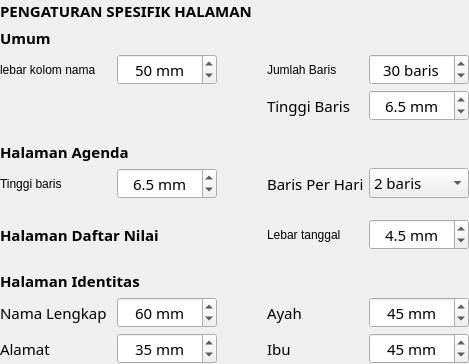
       <widget class="QWidget" name="widget_5" native="true">
        <layout class="QGridLayout" name="gridLayout_4">
         <property name="leftMargin">
          <number>0</number>
         </property>
         <property name="topMargin">
          <number>0</number>
         </property>
         <property name="rightMargin">
          <number>0</number>
         </property>
         <property name="bottomMargin">
          <number>0</number>
         </property>
         <property name="spacing">
          <number>5</number>
         </property>
         <item row="13" column="5">
          <widget class="QSpinBox" name="spin_ibu">
           <property name="minimumSize">
            <size>
             <width>100</width>
             <height>24</height>
            </size>
           </property>
           <property name="maximumSize">
            <size>
             <width>100</width>
             <height>16777215</height>
            </size>
           </property>
           <property name="font">
            <font>
             <family>Aptos Narrow</family>
             <pointsize>11</pointsize>
            </font>
           </property>
           <property name="alignment">
            <set>Qt::AlignCenter</set>
           </property>
           <property name="suffix">
            <string> mm</string>
           </property>
           <property name="minimum">
            <number>30</number>
           </property>
           <property name="singleStep">
            <number>1</number>
           </property>
           <property name="value">
            <number>45</number>
           </property>
          </widget>
         </item>
         <item row="2" column="0">
          <widget class="QLabel" name="label_2">
           <property name="sizePolicy">
            <sizepolicy hsizetype="Expanding" vsizetype="Preferred">
             <horstretch>0</horstretch>
             <verstretch>0</verstretch>
            </sizepolicy>
           </property>
           <property name="text">
            <string>lebar kolom nama</string>
           </property>
          </widget>
         </item>
         <item row="1" column="0">
          <widget class="QLabel" name="label_26">
           <property name="font">
            <font>
             <family>Aptos Narrow</family>
             <pointsize>11</pointsize>
             <weight>75</weight>
             <bold>true</bold>
            </font>
           </property>
           <property name="text">
            <string>Umum</string>
           </property>
          </widget>
         </item>
         <item row="6" column="5">
          <widget class="QComboBox" name="cbo_baris_agenda">
           <property name="minimumSize">
            <size>
             <width>100</width>
             <height>24</height>
            </size>
           </property>
           <property name="maximumSize">
            <size>
             <width>100</width>
             <height>16777215</height>
            </size>
           </property>
           <property name="font">
            <font>
             <family>Aptos Narrow</family>
             <pointsize>11</pointsize>
            </font>
           </property>
           <property name="toolTip">
            <string>jumlah baris tiap hari</string>
           </property>
           <item>
            <property name="text">
             <string>2 baris</string>
            </property>
           </item>
           <item>
            <property name="text">
             <string>3 baris</string>
            </property>
           </item>
          </widget>
         </item>
         <item row="6" column="0">
          <widget class="QLabel" name="label_4">
           <property name="text">
            <string>Tinggi baris</string>
           </property>
           <property name="alignment">
            <set>Qt::AlignLeading|Qt::AlignLeft|Qt::AlignVCenter</set>
           </property>
          </widget>
         </item>
         <item row="6" column="4">
          <widget class="QLabel" name="label_15">
           <property name="font">
            <font>
             <family>Aptos Narrow</family>
             <pointsize>11</pointsize>
            </font>
           </property>
           <property name="text">
            <string>Baris Per Hari</string>
           </property>
          </widget>
         </item>
         <item row="6" column="3">
          <spacer name="horizontalSpacer_6">
           <property name="orientation">
            <enum>Qt::Horizontal</enum>
           </property>
           <property name="sizeType">
            <enum>QSizePolicy::Fixed</enum>
           </property>
           <property name="sizeHint" stdset="0">
            <size>
             <width>40</width>
             <height>20</height>
            </size>
           </property>
          </spacer>
         </item>
         <item row="6" column="2">
          <widget class="QDoubleSpinBox" name="spin_tinggi_baris_agenda">
           <property name="minimumSize">
            <size>
             <width>100</width>
             <height>24</height>
            </size>
           </property>
           <property name="maximumSize">
            <size>
             <width>100</width>
             <height>16777215</height>
            </size>
           </property>
           <property name="font">
            <font>
             <family>Aptos Narrow</family>
             <pointsize>11</pointsize>
            </font>
           </property>
           <property name="alignment">
            <set>Qt::AlignCenter</set>
           </property>
           <property name="prefix">
            <string/>
           </property>
           <property name="suffix">
            <string> mm</string>
           </property>
           <property name="decimals">
            <number>1</number>
           </property>
           <property name="singleStep">
            <double>0.100000000000000</double>
           </property>
           <property name="value">
            <double>6.500000000000000</double>
           </property>
          </widget>
         </item>
         <item row="5" column="0" colspan="3">
          <widget class="QLabel" name="label_25">
           <property name="font">
            <font>
             <family>Aptos Narrow</family>
             <pointsize>11</pointsize>
             <weight>75</weight>
             <bold>true</bold>
            </font>
           </property>
           <property name="text">
            <string>Halaman Agenda</string>
           </property>
          </widget>
         </item>
         <item row="7" column="0">
          <spacer name="verticalSpacer_3">
           <property name="font">
            <font>
             <family>Aptos Narrow</family>
             <pointsize>11</pointsize>
            </font>
           </property>
           <property name="orientation">
            <enum>Qt::Vertical</enum>
           </property>
           <property name="sizeType">
            <enum>QSizePolicy::Fixed</enum>
           </property>
           <property name="sizeHint" stdset="0">
            <size>
             <width>20</width>
             <height>15</height>
            </size>
           </property>
          </spacer>
         </item>
         <item row="4" column="0">
          <spacer name="verticalSpacer_4">
           <property name="font">
            <font>
             <family>Aptos Narrow</family>
             <pointsize>11</pointsize>
            </font>
           </property>
           <property name="orientation">
            <enum>Qt::Vertical</enum>
           </property>
           <property name="sizeType">
            <enum>QSizePolicy::Fixed</enum>
           </property>
           <property name="sizeHint" stdset="0">
            <size>
             <width>20</width>
             <height>15</height>
            </size>
           </property>
          </spacer>
         </item>
         <item row="13" column="4">
          <widget class="QLabel" name="label_22">
           <property name="font">
            <font>
             <family>Aptos Narrow</family>
             <pointsize>11</pointsize>
            </font>
           </property>
           <property name="text">
            <string>Ibu</string>
           </property>
          </widget>
         </item>
         <item row="12" column="5">
          <widget class="QSpinBox" name="spin_ayah">
           <property name="minimumSize">
            <size>
             <width>100</width>
             <height>24</height>
            </size>
           </property>
           <property name="maximumSize">
            <size>
             <width>100</width>
             <height>16777215</height>
            </size>
           </property>
           <property name="font">
            <font>
             <family>Aptos Narrow</family>
             <pointsize>11</pointsize>
            </font>
           </property>
           <property name="alignment">
            <set>Qt::AlignCenter</set>
           </property>
           <property name="suffix">
            <string> mm</string>
           </property>
           <property name="minimum">
            <number>30</number>
           </property>
           <property name="singleStep">
            <number>1</number>
           </property>
           <property name="value">
            <number>45</number>
           </property>
          </widget>
         </item>
         <item row="12" column="2">
          <widget class="QSpinBox" name="spin_kolom_nama_lengkap">
           <property name="minimumSize">
            <size>
             <width>100</width>
             <height>24</height>
            </size>
           </property>
           <property name="maximumSize">
            <size>
             <width>100</width>
             <height>16777215</height>
            </size>
           </property>
           <property name="font">
            <font>
             <family>Aptos Narrow</family>
             <pointsize>11</pointsize>
            </font>
           </property>
           <property name="alignment">
            <set>Qt::AlignCenter</set>
           </property>
           <property name="suffix">
            <string> mm</string>
           </property>
           <property name="minimum">
            <number>0</number>
           </property>
           <property name="singleStep">
            <number>1</number>
           </property>
           <property name="value">
            <number>60</number>
           </property>
          </widget>
         </item>
         <item row="0" column="0" colspan="5">
          <widget class="QLabel" name="label_14">
           <property name="font">
            <font>
             <family>Aptos Narrow</family>
             <pointsize>11</pointsize>
             <weight>75</weight>
             <bold>true</bold>
            </font>
           </property>
           <property name="text">
            <string>PENGATURAN SPESIFIK HALAMAN</string>
           </property>
          </widget>
         </item>
         <item row="3" column="5">
          <widget class="QDoubleSpinBox" name="spin_tinggi_baris">
           <property name="minimumSize">
            <size>
             <width>100</width>
             <height>24</height>
            </size>
           </property>
           <property name="maximumSize">
            <size>
             <width>100</width>
             <height>16777215</height>
            </size>
           </property>
           <property name="font">
            <font>
             <family>Aptos Narrow</family>
             <pointsize>11</pointsize>
            </font>
           </property>
           <property name="alignment">
            <set>Qt::AlignCenter</set>
           </property>
           <property name="prefix">
            <string/>
           </property>
           <property name="suffix">
            <string> mm</string>
           </property>
           <property name="decimals">
            <number>1</number>
           </property>
           <property name="singleStep">
            <double>0.100000000000000</double>
           </property>
           <property name="value">
            <double>6.500000000000000</double>
           </property>
          </widget>
         </item>
         <item row="2" column="5">
          <widget class="QSpinBox" name="spin_jumlah_baris">
           <property name="minimumSize">
            <size>
             <width>100</width>
             <height>24</height>
            </size>
           </property>
           <property name="maximumSize">
            <size>
             <width>100</width>
             <height>16777215</height>
            </size>
           </property>
           <property name="font">
            <font>
             <family>Aptos Narrow</family>
             <pointsize>11</pointsize>
            </font>
           </property>
           <property name="toolTip">
            <string>&lt;html&gt;&lt;head/&gt;&lt;body&gt;&lt;p&gt;jumlah baris yang ditampilkan, set melebihi jumlah santri jika ingin menambahkan baris kosong&lt;/p&gt;&lt;/body&gt;&lt;/html&gt;</string>
           </property>
           <property name="alignment">
            <set>Qt::AlignCenter</set>
           </property>
           <property name="suffix">
            <string> baris</string>
           </property>
           <property name="minimum">
            <number>1</number>
           </property>
           <property name="singleStep">
            <number>1</number>
           </property>
           <property name="value">
            <number>30</number>
           </property>
          </widget>
         </item>
         <item row="2" column="4">
          <widget class="QLabel" name="label_5">
           <property name="sizePolicy">
            <sizepolicy hsizetype="Expanding" vsizetype="Preferred">
             <horstretch>0</horstretch>
             <verstretch>0</verstretch>
            </sizepolicy>
           </property>
           <property name="text">
            <string>Jumlah Baris</string>
           </property>
          </widget>
         </item>
         <item row="3" column="4">
          <widget class="QLabel" name="label_16">
           <property name="font">
            <font>
             <family>Aptos Narrow</family>
             <pointsize>11</pointsize>
            </font>
           </property>
           <property name="text">
            <string>Tinggi Baris</string>
           </property>
          </widget>
         </item>
         <item row="11" column="0" colspan="3">
          <widget class="QLabel" name="label_27">
           <property name="font">
            <font>
             <family>Aptos Narrow</family>
             <pointsize>11</pointsize>
             <weight>75</weight>
             <bold>true</bold>
            </font>
           </property>
           <property name="text">
            <string>Halaman Identitas</string>
           </property>
          </widget>
         </item>
         <item row="12" column="0">
          <widget class="QLabel" name="label_12">
           <property name="font">
            <font>
             <family>Aptos Narrow</family>
             <pointsize>11</pointsize>
            </font>
           </property>
           <property name="text">
            <string>Nama Lengkap</string>
           </property>
          </widget>
         </item>
         <item row="12" column="4">
          <widget class="QLabel" name="label_21">
           <property name="font">
            <font>
             <family>Aptos Narrow</family>
             <pointsize>11</pointsize>
            </font>
           </property>
           <property name="text">
            <string>Ayah</string>
           </property>
          </widget>
         </item>
         <item row="8" column="0" colspan="4">
          <widget class="QLabel" name="label_28">
           <property name="font">
            <font>
             <family>Aptos Narrow</family>
             <pointsize>11</pointsize>
             <weight>75</weight>
             <bold>true</bold>
            </font>
           </property>
           <property name="text">
            <string>Halaman Daftar Nilai</string>
           </property>
          </widget>
         </item>
         <item row="13" column="0">
          <widget class="QLabel" name="label_23">
           <property name="font">
            <font>
             <family>Aptos Narrow</family>
             <pointsize>11</pointsize>
            </font>
           </property>
           <property name="text">
            <string>Alamat</string>
           </property>
          </widget>
         </item>
         <item row="13" column="2">
          <widget class="QSpinBox" name="spin_alamat">
           <property name="minimumSize">
            <size>
             <width>100</width>
             <height>24</height>
            </size>
           </property>
           <property name="maximumSize">
            <size>
             <width>100</width>
             <height>16777215</height>
            </size>
           </property>
           <property name="font">
            <font>
             <family>Aptos Narrow</family>
             <pointsize>11</pointsize>
            </font>
           </property>
           <property name="alignment">
            <set>Qt::AlignCenter</set>
           </property>
           <property name="suffix">
            <string> mm</string>
           </property>
           <property name="minimum">
            <number>20</number>
           </property>
           <property name="singleStep">
            <number>1</number>
           </property>
           <property name="value">
            <number>35</number>
           </property>
          </widget>
         </item>
         <item row="10" column="0">
          <spacer name="verticalSpacer_2">
           <property name="font">
            <font>
             <family>Aptos Narrow</family>
             <pointsize>11</pointsize>
            </font>
           </property>
           <property name="orientation">
            <enum>Qt::Vertical</enum>
           </property>
           <property name="sizeType">
            <enum>QSizePolicy::Fixed</enum>
           </property>
           <property name="sizeHint" stdset="0">
            <size>
             <width>20</width>
             <height>15</height>
            </size>
           </property>
          </spacer>
         </item>
         <item row="2" column="2">
          <widget class="QSpinBox" name="spin_kolom_nama_singkat">
           <property name="minimumSize">
            <size>
             <width>100</width>
             <height>24</height>
            </size>
           </property>
           <property name="maximumSize">
            <size>
             <width>100</width>
             <height>16777215</height>
            </size>
           </property>
           <property name="font">
            <font>
             <family>Aptos Narrow</family>
             <pointsize>11</pointsize>
            </font>
           </property>
           <property name="toolTip">
            <string>lebar kolom nama pada tabel</string>
           </property>
           <property name="alignment">
            <set>Qt::AlignCenter</set>
           </property>
           <property name="suffix">
            <string> mm</string>
           </property>
           <property name="minimum">
            <number>0</number>
           </property>
           <property name="singleStep">
            <number>1</number>
           </property>
           <property name="value">
            <number>50</number>
           </property>
          </widget>
         </item>
         <item row="8" column="5">
          <widget class="QDoubleSpinBox" name="spin_kolom_tanggal">
           <property name="minimumSize">
            <size>
             <width>100</width>
             <height>24</height>
            </size>
           </property>
           <property name="maximumSize">
            <size>
             <width>100</width>
             <height>16777215</height>
            </size>
           </property>
           <property name="font">
            <font>
             <family>Aptos Narrow</family>
             <pointsize>11</pointsize>
            </font>
           </property>
           <property name="alignment">
            <set>Qt::AlignCenter</set>
           </property>
           <property name="prefix">
            <string/>
           </property>
           <property name="suffix">
            <string> mm</string>
           </property>
           <property name="decimals">
            <number>1</number>
           </property>
           <property name="singleStep">
            <double>0.100000000000000</double>
           </property>
           <property name="value">
            <double>4.500000000000000</double>
           </property>
          </widget>
         </item>
         <item row="8" column="4">
          <widget class="QLabel" name="label_3">
           <property name="text">
            <string>Lebar tanggal</string>
           </property>
          </widget>
         </item>
        </layout>
       </widget>
